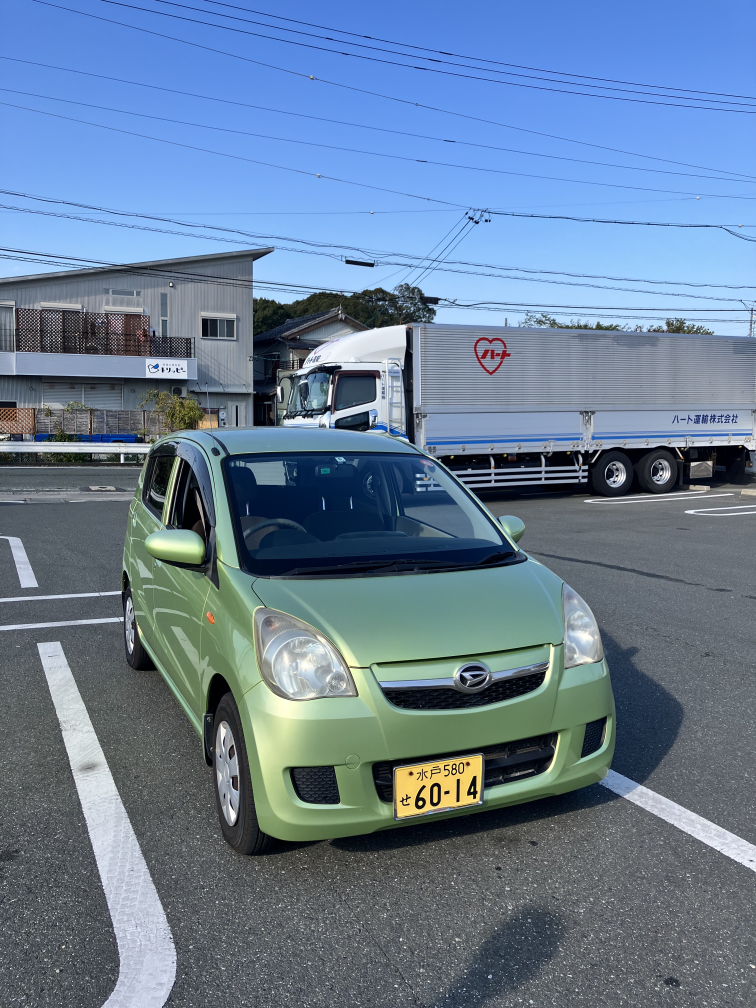
#> input picture images/car1.JPG, 3024 x 4032 px (shown at 1/4 size); its folder holds only this picture in this run
$ jupyter execute --allow-errors image-matching.ipynb   (shell and % lines are left out)
#> lines starting #> are read from the running program, lines starting #| are printed output that depends on the picture
[cell 1]
import cv2
import matplotlib.pyplot as plt

[cell 2]
def resize(img, max_size):
    """Utility function for image resizing
    """
    height, width = img.shape[:2]
    if max(height, width) > max_size:
        scaling_factor = max_size / float(max(height, width))
        img = cv2.resize(img, None, fx=scaling_factor, fy=scaling_factor)
    return img

[cell 3]
def preprocessing(img):
    img = resize(img, 1600)
    return img


def load_images(name):
    img1 = cv2.imread(f"images/{name}1.JPG", cv2.IMREAD_GRAYSCALE)
    img1 = preprocessing(img1)
    img2 = cv2.imread(f"images/{name}2.JPG", cv2.IMREAD_GRAYSCALE)
    img2 = preprocessing(img2)

    return img1, img2

[cell 4]
def match(img1, img2, f_det_dscrpt, ratio=0.75):
    # Find the keypoints and descriptors with the given feature detector
    kp1, des1 = f_det_dscrpt.detectAndCompute(img1, None)
    kp2, des2 = f_det_dscrpt.detectAndCompute(img2, None)

    # Match descriptors using BFMatcher (Brute-Force Matcher)
    brute_force = cv2.BFMatcher()
    matches = brute_force.knnMatch(des1, des2, k=2)

    # Apply ratio test to filter good matches
    good = []
    for m, n in matches:
        if m.distance < ratio * n.distance:
            good.append([m])

    # Draw matching result
    img_matches = cv2.drawMatchesKnn(
        img1,
        kp1,
        img2,
        kp2,
        good,
        None,
        flags=cv2.DrawMatchesFlags_NOT_DRAW_SINGLE_POINTS,
    )
    return img_matches

[cell 5]
def sift_detect_factory():
    sift = cv2.SIFT_create()
    return lambda img, mask=None: sift.detectAndCompute(img, mask)


def orb_detect_factory():
    orb = cv2.ORB_create()
    return lambda img, mask=None: orb.detectAndCompute(img, mask)


def akaze_detect_factory():
    akaze = cv2.AKAZE_create()
    return lambda img, mask=None: akaze.detectAndCompute(img, mask)


def kaze_detect_factory():
    kaze = cv2.KAZE_create()
    return lambda img, mask=None: kaze.detectAndCompute(img, mask)


def save_and_show_matching_results(name):
    img1, img2 = load_images(name)

    img_matches_sift = match(img1, img2, cv2.SIFT_create(), ratio=0.75)
    img_matches_orb = match(img1, img2, cv2.ORB_create(), ratio=0.75)
    img_matches_kaze = match(img1, img2, cv2.KAZE_create(), ratio=0.75)
    img_matches_akaze = match(img1, img2, cv2.AKAZE_create(), ratio=0.75)

    fig, axs = plt.subplots(2, 2, figsize=(16, 10))
    fig.suptitle(name)
    axs = axs.flatten()

    axs[0].imshow(img_matches_sift)
    axs[0].set_title("SIFT")

    axs[1].imshow(img_matches_orb)
    axs[1].set_title("ORB")

    axs[2].imshow(img_matches_kaze)
    axs[2].set_title("KAZE")

    axs[3].imshow(img_matches_akaze)
    axs[3].set_title("AKAZE")
    fig.savefig(f"results/{name}_matching.png")

    return fig

#> (a cell that did not finish here is left out)

#> (a cell that did not finish here is left out)

#> call 2 of load_images, with name = 'car'
#> in load_images (call 2), `img1 = cv2.imread(f"images/{name}1.JPG", cv2.IMREAD_GRAYSCALE)`:
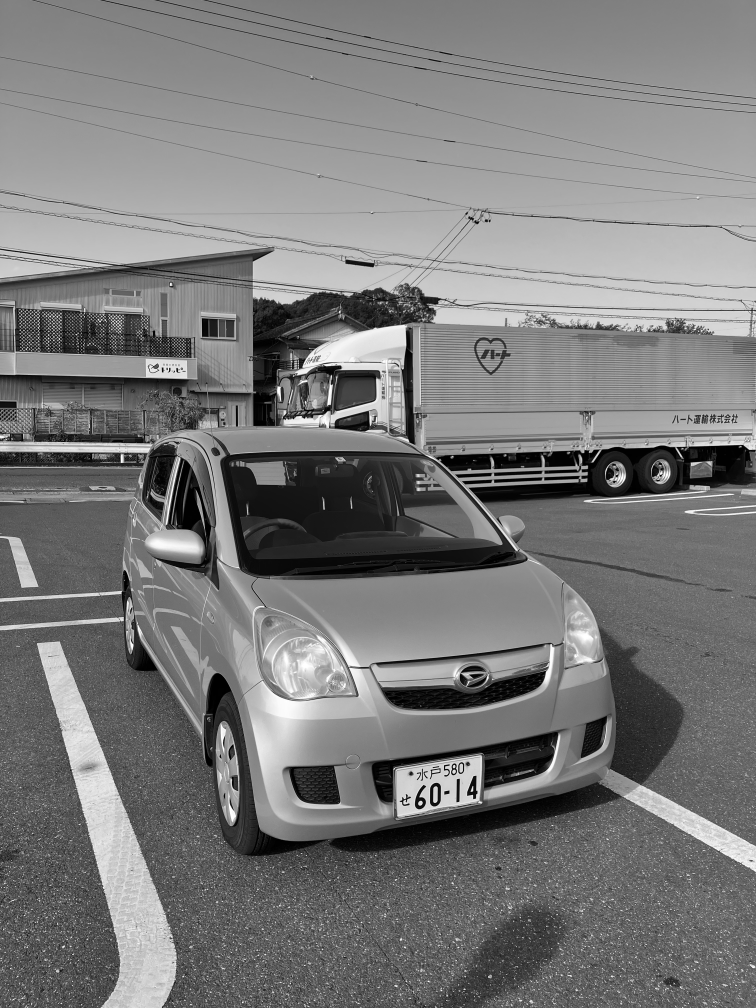
#> img1: shape (4032, 3024) (shown at 1/4 size); min 0, max 255, mean 121.8
fig.show()

#> (a cell that did not finish here is left out)

fig.show()

#> (a cell that did not finish here is left out)
